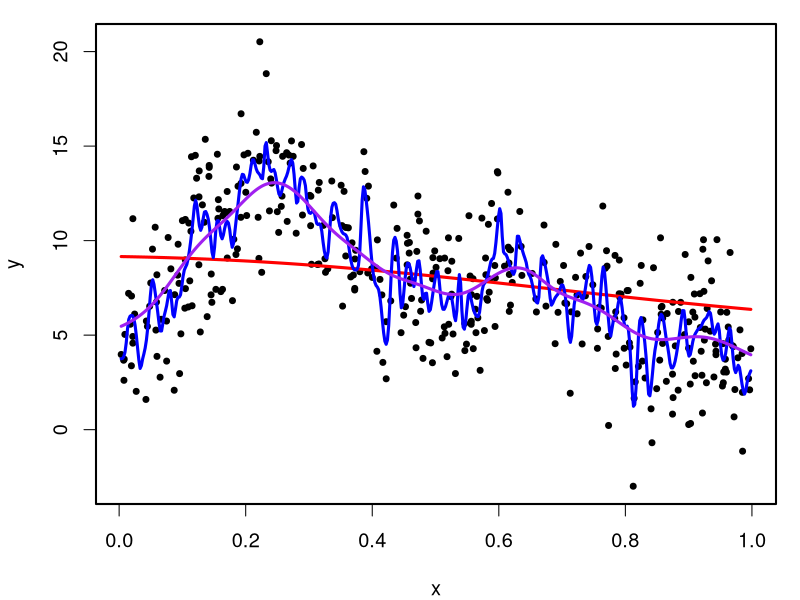
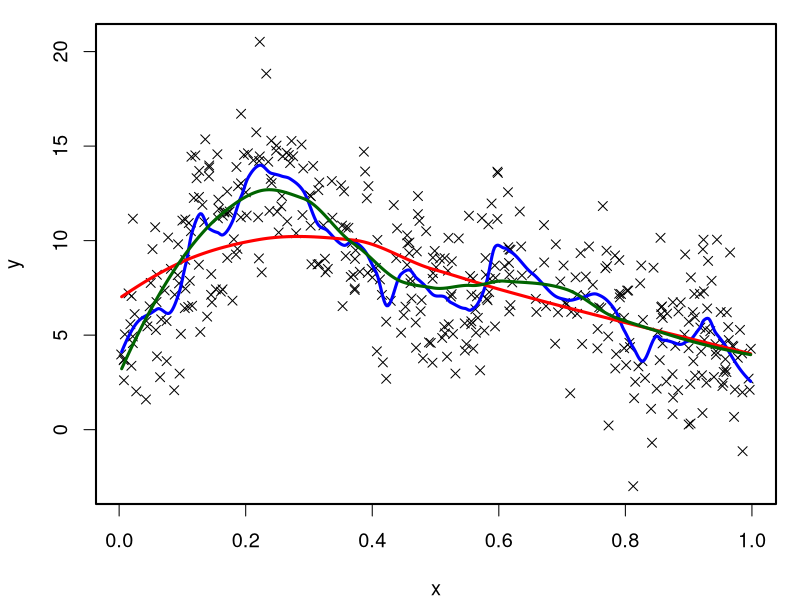
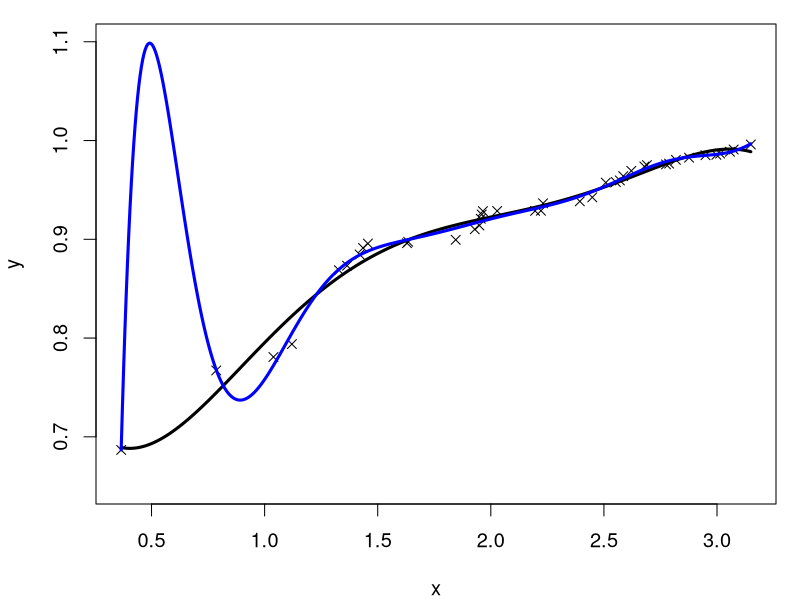
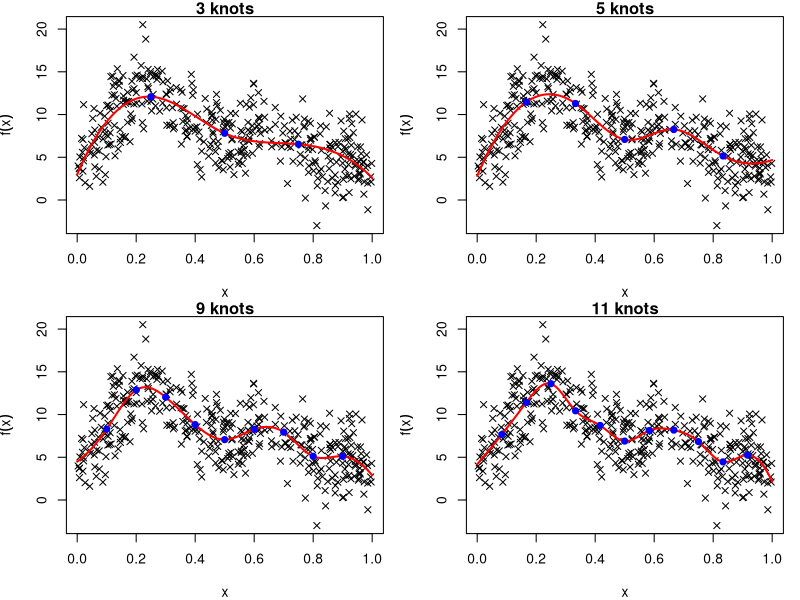

Source code (R) for these figures, in order: (Note: this script raises an error after producing the figures.)
########################################################
### Illusrate scatter plot smoothers (moving average) ##
########################################################

## load the library containing function to simulate appropriate data
library(mgcv) 
## this ensures the same data are simulated every time
set.seed(2) 
## simulate some data, a respose y and some predictors x that are non-lineraly related to y
dat <- gamSim(1,n=400,dist="normal",scale=2)
## Set up plotting parameters
#x11(width=8,height=6)
par(mar = c(4, 4, 1, 1),cex=1.2,lwd=2)
## Plot y against x
plot(dat$x2,dat$y,pch=20,xlab="x",ylab="y",lwd=1)

## Estimate the relationship using kernel smoothing with bandwidth=1
KS <- ksmooth(dat$x2,dat$y,bandwidth=1,n.points=500,kernel="normal")
## superimpose the kernel smoother estimate on the existing plot
lines(KS$x,KS$y,col="red",lwd=3)
## try smaller bandwidth to increase flexibility
KS <- ksmooth(dat$x2,dat$y,bandwidth=0.01,n.points=500,kernel="normal")
lines(KS$x,KS$y,col="blue",lwd=3)
## try bigger bandwidth as line is too wiggly
KS <- ksmooth(dat$x2,dat$y,bandwidth=0.1,n.points=500,kernel="normal")
lines(KS$x,KS$y,col="purple",lwd=3)
## So bandwidth choice is arbitrary! Would be nice to have a way to estimate that from the data.

## Estimate the relationship using LOESS (localised regression)
plot(dat$x2,dat$y,pch=4,xlab="x",ylab="y",lwd=1)
## The loess fit with span 0.1
L <- loess(y~x2,dat,span=0.1)
## Create a sequence of x values to predict from the LOESS fit
xx <- seq(0,1,len=500)
## Add the LOESS estimate (predictions)
lines(xx,predict(L,newdata=data.frame(x2=xx)),col="blue",lwd=3)
## Increase span as the line seems too wiggly
L <- loess(y~x2,dat,span=1)
lines(xx,predict(L,newdata=data.frame(x2=xx)),col="red",lwd=3)
## Decrease span a bit to get the "bump"
L <- loess(y~x2,dat,span=0.5)
lines(xx,predict(L,newdata=data.frame(x2=xx)),col="darkgreen",lwd=3)






##############################################
### Illusrate the polynomial basis function ##
##############################################

## We will simulate data to illustrate this so we use set.seed to ensure simulated data are same evry time
set.seed(1)
## Simulate an Uniform x on [0,1] and sort the values in ascending order (to create a "relationship").
## (Don't worry about the details of simulating this data, it's just for illustration purposes)
x <- sort(runif(40)*10)^0.5
## Simulate an Uniform x on [0,1] and sort the values in ascending order
y <- sort(runif(40))^0.1
# Plot the data
x11(width=8,height=6)
par(mar = c(4, 4, 1, 1),cex=1.2)
plot(x,y,pch=4,ylim=c(0.65,1.1))

## Fit an order 5 polynomial using linear regression
model <- lm(y~poly(x,5))
## Create a sequence of x values for which to predict from the fitted model
xp <- seq(min(x),max(x),len=500)
## predict from model
preds <- predict(model,newdata=data.frame(x=xp))
## Add the predictions to the plot
lines(xp,preds,lwd=3)

## Now try to increase the order of the polynomial to 10 and see what happens
# Fit the model
model2 <- lm(y~poly(x,10))
# redict from it
preds2 <- predict(model2,newdata=data.frame(x=xp))
# and plot the predicted line
lines(xp,preds2,col="blue",lwd=3)
# which illustrates that polynomial splines can be quite unstable!




###################################################
### Illusrate the cubic spline basis function    ##
### and how this can be fitted as a linear model ##
###################################################
# Simulate some data:
library(mgcv) 
set.seed(2) 
dat <- gamSim(1,n=400,dist="normal",scale=2)
# The covariate x:
x <- dat$x2 
# The response y:
y <- dat$y
# Write two functions, to compute cubic splines as in lecture notes, and create the associated model matrix. 
# I will not expect you to understand what this are doing and I only use them here for illustration. We will 
# be using the function gam() to actually fit models.
rk <- function(x,z){ 
  abs((x-z)^3) 
}
spl.X <- function(x,xk){
  q <- length(xk)+2
  n <- length(x)
  X <- matrix(1,n,q)
  X[,2] <- x
  X[,3:q] <- outer(x,xk,FUN=rk)
  X
}
# Additive model with a cubic spline with 3 knots placed at 0.25, 0.5, 0.75
xk <- c(0.25,0.5,0.75)
X <- spl.X(dat$x2,xk) # Calculate the model matrix
model <- glm(y~X-1,data=dat,family=gaussian) # Fit the model (basically a linear model)
summary(model)
# Now estimate the mean of the model at a fine grid between 0 and 1
xp <- seq(0,1,length=500)
mu_hat <- spl.X(xp,xk)%*%coef(model) ## This is X'beta
par(mfrow=c(2,2))
plot(dat$x2,dat$y,pch=4,lwd=1,main="3 knots",xlab="x",ylab=expression(f(x)))
lines(xp,mu_hat,col="red",lwd=2)
points(xk,spl.X(xk,xk)%*%coef(model),col="blue",pch=19) # indicate where the knots are
# Increase the number of knots to 5
xk <- 1*((1:5)/6) ## 5 knots
X <- spl.X(dat$x2,xk) # model matrix
model <- glm(y~X-1,data=dat,family=gaussian)
mu_hat <- spl.X(xp,xk)%*%coef(model) ## This is X'beta
plot(dat$x2,dat$y,pch=4,lwd=1,main="5 knots",xlab="x",ylab=expression(f(x)))
lines(xp,mu_hat,col="red",lwd=2)
points(xk,spl.X(xk,xk)%*%coef(model),col="blue",pch=19)
# Increase the number of knots to 9
xk <- 1*((1:9)/10) ## 9 knots
X <- spl.X(dat$x2,xk)
model <- lm(y~X-1,data=dat)
mu_hat <- spl.X(xp,xk)%*%coef(model) ## This is X'beta
plot(dat$x2,dat$y,pch=4,lwd=1,main="9 knots",xlab="x",ylab=expression(f(x)))
lines(xp,mu_hat,col="red",lwd=2)
points(xk,spl.X(xk,xk)%*%coef(model),col="blue",pch=19)
xk <- 1*((1:11)/12) ## 11 knots
X <- spl.X(dat$x2,xk)
model <- lm(y~X-1,data=dat)
mu_hat <- spl.X(xp,xk)%*%coef(model) ## This is X'beta
plot(dat$x2,dat$y,pch=4,lwd=1,main="11 knots",xlab="x",ylab=expression(f(x)))
lines(xp,mu_hat,col="red",lwd=2)
points(xk,spl.X(xk,xk)%*%coef(model),col="blue",pch=19)





##############################################################
### Revisit question 2 on sheet 1 and fit as Additive Model ##
##############################################################

# View the data
nlmodel[1:20,]

# Recall, this data are 100 obs from the model y~N(mu,sig^2)
# where mu = (theta1*x)/(theta2 + x)

# Set up plot parameters for nicer looking plot
x11(width=8,height=6)
par(mar = c(4, 4, 1, 1),cex=1.2,lwd=2)
plot(y~x,data=nlmodel,pch=20)

# Estimates from fitting model using nlm where
theta1 <- 214.6501
theta2 <- 0.0635

# Add estimated line
xx <- seq(0,1,len=200) ## a sequence of x values on which to produce fitted values
yfit <- (theta1*xx)/(theta2 + xx) ## compute fitted values
lines(xx, yfit,lwd=2,col="red") ## add the estimated line

## Now fit using additive model

# load mgcv library
library(mgcv)
# Fit the model y~N(mu,sig^2) where mu = beta0 + f(x).
# Assume a cubic spline basis representation for f(x).
# Set the rank (basis dimension) of mu to be 4 (1 parameter for the intercept and 3 for f(x)).
# We can think of the rank as the total number of "beta" parameters in the model. I.e. this model
# has four parameters to estimate how the mean depeds on x using a smooth line.
Amodel <- gam(y~s(x,k=4,bs="cs"),data=nlmodel,family=gaussian(link="identity"))
summary(Amodel)

## Let's look at what's inside the fitted model
# Estimate of sig^2
Amodel$sig2
# The rank of f(x)
Amodel$rank
# The beta estimates
Amodel$coefficients
# Estimate of the smoothing parameter
Amodel$sp

## Produce fitted line from this model using perdict
yfitAM <- predict(Amodel,newdata=data.frame(x=xx))
lines(xx, yfitAM,lwd=2,col="blue") ## add the estimated line
## Looks like we could do with a bit more flexibility

## What about the rank of the model being large enough? 
## We can use gam.check() to check this
## and also look at residual plots
x11()
par(mfrow=c(2,2))
gam.check(Amodel,pch=20)
# k' is very close to edf so might need to increase the rank (equiv, k-index is less than 1)

## So, increase the rank to 10. This is equivalent to having 9 parameters in the smooth function. Remember that
## the idea is to have a number that is larger than we think reasonable and the smoothing parameter will ensure
## this is appropriately penalised.
Amodel2 <- gam(y~s(x,k=10,bs="cs"),data=nlmodel,family=gaussian(link="identity"))
# Produce fitted line from this model using perdict
yfitAM2 <- predict(Amodel2,newdata=data.frame(x=xx))
x11()
par(mar = c(4, 4, 1, 1),cex=1.2,lwd=2)
plot(y~x,data=nlmodel,pch=20)
lines(xx, yfit,lwd=2,col="red") ## add the estimated line from original model
lines(xx, yfitAM,lwd=2,col="blue") ## add the estimated line from Amodel
lines(xx, yfitAM2,lwd=2,col="purple") ## add the estimated line from Amodel2
legend("bottomright",c("Original","Amodel","Amodel2"),lty=c(1,1,1),col=c("red","blue","purple"))
# Looks like a better fit, would still need to use gam.check to ensure we have a big enough rank.

### Illustrate inference and effective degrees of freedom

## Go back to Amodel and check what the effective degrees of freedom are for each coefficient
Amodel$edf
# All of these look very close to 1 so maybe we need a few more knots (increase the rank)
# The model degrees of freedom (analogous to n-p-1 in GLMs) is
Amodel$df.residual
# which is the same as
100 - sum(Amodel$edf) ## (where n=100)

## So conditional on the smoothing parametere estimates, we could now do a deviance goodness of fit test
## exactly as in GLMs (although don't need to for a Gaussian of course). The scaled deviance should be chi-sq.
sc.deviance <- Amodel$deviance/Amodel$sig2
sc.deviance
Amodel$df.residual
pchisq(sc.deviance,Amodel$df.residual,lower.tail=F)
## So model is good fit CONDITIONAL ON PENALTY PARAMETERS. Of course we didn't need to do this since the
## Gaussian has a dispersion parameter so it will always fit! Would still need to do this test if the model
## was Poisson or Binomial.






###########################################################
### Revisit question 5 on sheet 1 and fit as Poisson GAM ##
###########################################################

# Plot the data
x11(width=8,height=6)
par(mar = c(4, 4, 1, 1),cex=1.2,lwd=2)
plot(cases~date,data=aids,pch=20)

## Fit Poisson GAM with a cubic spline for time with rank 4
model <- gam(cases~s(date,k=4,bs="cs"),data=aids,family=poisson(link="log"))
x11()
par(mfrow=c(2,2))
gam.check(model,pch=20)
## The edf is very close to k' so probably best to icrease the rank.

model2 <- gam(cases~s(date,k=10,bs="cs"),data=aids,family=poisson(link="log"))
x11()
par(mfrow=c(2,2))
gam.check(model2,pch=20)
## Not such a good fit, but at least we have enough degrees of freedom

## Produce estimates of the fitted line along with confidence intervals (CIs)
## sequence of time values to predict on
pred_x <- seq(min(aids$date),max(aids$date),len=100)
# Now predict the LINEAR PREDICTOR and get its standard errors. The linear predictor
# is of course Gaussian so we will calculate CIs and then exponentiate those
preds <- predict(model,newdata=data.frame(date=pred_x),
                 se.fit=T,type="link")
x11(width=8,height=6)
par(mfrow=c(1,1),mar = c(4, 4, 1, 1),cex=1.2,lwd=2)
plot(cases ~ date,data=aids,pch=20)
lines(pred_x,exp(preds$fit),col="blue",lwd=2)
lines(pred_x,exp(preds$fit+1.96*preds$se.fit),col="blue",lwd=2,lty=2)
lines(pred_x,exp(preds$fit-1.96*preds$se.fit),col="blue",lwd=2,lty=2)

## However, we forgot something impotant! It's a Poisson GAM so does it fit (conditional on penalty estimates)?
model$deviance
model$df.residual
pchisq(model$deviance,model$df.residual,lower.tail=F)
# It does not! So need alternative formulation to make it fit. (see question 5 on sheet 1)






####################################
### Play with rent data in Munich ##
####################################
munichrent[1:20,]

# Fit a linear model
model1 <- lm(rent~yearc+location+yearc:location,data=munichrent)
summary(model1)
## Check residuals
x11(width=16,height=6)
par(mfrow=c(1,2),mar = c(4, 4, 1, 1),cex=1.2,lwd=2)
plot(model1,1,pch=20)
plot(model1,2,pch=20)
# Heavily skewed standardised deviance residuals. Also, rent takes only positive values so fit a 
# Gamma GLM with identity link

model2 <- glm(rent~yearc+location+yearc:location,data=munichrent,
              family=Gamma(link="identity"))
summary(model2)
## Check residuals
x11(width=16,height=6)
par(mfrow=c(1,2),mar = c(4, 4, 1, 1),cex=1.2,lwd=2)
plot(model2,1,pch=20)
plot(model2,2,pch=20)
## Look at predicted values for each location
years <- 1918:1997
loc1 <- predict(model2,newdata=data.frame(yearc=years,location=as.factor(1)),se.fit=T)
loc2 <- predict(model2,newdata=data.frame(yearc=years,location=as.factor(2)),se.fit=T)
loc3 <- predict(model2,newdata=data.frame(yearc=years,location=as.factor(3)),se.fit=T)
x11(width=8,height=6)
par(mar = c(4, 4, 1, 1),cex=1.2,lwd=2)
plot(years,loc1$fit,type="l",ylim=c(320,900),xlab="time (years)",ylab="mean rent")
lines(years,loc1$fit+1.96*loc1$se.fit,lty=2,lwd=1)
lines(years,loc1$fit-1.96*loc1$se.fit,lty=2,lwd=1)
lines(years,loc2$fit,col="red")
lines(years,loc2$fit+1.96*loc2$se.fit,lty=2,lwd=1,col="red")
lines(years,loc2$fit-1.96*loc2$se.fit,lty=2,lwd=1,col="red")
lines(years,loc3$fit,col="blue")
lines(years,loc3$fit+1.96*loc3$se.fit,lty=2,lwd=1,col="blue")
lines(years,loc3$fit-1.96*loc3$se.fit,lty=2,lwd=1,col="blue")
legend("topleft",c("Location 1","Location 2","Location 3"),col=c("black","red","blue"),lty=c(1,1,1))
## So average rent seems to go up for all locations, but faster for location 1 and 3. However, why would we think that 
## the increase is linear? Maybe best to try a GAMMA GAM and see if there were any fluctuations in average rent

library(mgcv)
## Interactions with factors in gam() are handled with the "by" argument
model3 <- gam(rent~s(yearc, by=location, k=10),data=munichrent, 
              family=Gamma(link="identity"))
x11()
par(mfrow=c(2,2))
gam.check(model3,pch=20)
## So need a few more degrees of freedom. After trial and error, settle to k=30
model3 <- gam(rent~s(yearc, by=location, k=30),data=munichrent, 
              family=Gamma(link="identity"))
x11()
par(mfrow=c(2,2))
gam.check(model3,pch=20)
summary(model3)

## Now plot the fitted values
pred1 <- predict(model3,newdata=data.frame(yearc=years,location=1),se.fit=T)
pred2 <- predict(model3,newdata=data.frame(yearc=years,location=2),se.fit=T)
pred3 <- predict(model3,newdata=data.frame(yearc=years,location=3),se.fit=T)
x11(width=8,height=6)
par(mar = c(4, 4, 1, 1),cex=1.2,lwd=2)
plot(years,pred1$fit,type="l",ylim=c(0,1100))
lines(years,pred1$fit+2*pred1$se.fit,lty=2,lwd=1) ## approx. conf. int.
lines(years,pred1$fit-2*pred1$se.fit,lty=2,lwd=1) ## approx. conf. int.
lines(years,pred2$fit,col="red")
lines(years,pred2$fit+2*pred1$se.fit,lty=2,col="red",lwd=1) ## approx. conf. int.
lines(years,pred2$fit-2*pred1$se.fit,lty=2,col="red",lwd=1) ## approx. conf. int.
lines(years,pred3$fit,col="blue")
lines(years,pred3$fit+2*pred1$se.fit,lty=2,col="blue",lwd=1) ## approx. conf. int.
lines(years,pred3$fit-2*pred1$se.fit,lty=2,col="blue",lwd=1) ## approx. conf. int.
legend("topleft",c("Location 1","Location 2","Location 3"),lty=c(1,1,1),col=c("black","red","blue"))

## Clearly the link function needs to be changed as we are getting nonsensical values
model3 <- gam(rent~s(yearc, by=location, k=20),data=munichrent, 
              family=Gamma(link="log"))
x11()
par(mfrow=c(2,2))
gam.check(model3,pch=20)
pred1 <- predict(model3,newdata=data.frame(yearc=years,location=1),se.fit=T)
pred2 <- predict(model3,newdata=data.frame(yearc=years,location=2),se.fit=T)
pred3 <- predict(model3,newdata=data.frame(yearc=years,location=3),se.fit=T)
x11(width=8,height=6)
par(mar = c(4, 4, 1, 1),cex=1.2,lwd=2)
plot(years,exp(pred1$fit),type="l",ylim=c(0,1100))
lines(years,exp(pred1$fit+2*pred1$se.fit),lty=2,lwd=1) ## approx. conf. int.
lines(years,exp(pred1$fit-2*pred1$se.fit),lty=2,lwd=1) ## approx. conf. int.
lines(years,exp(pred2$fit),col="red")
lines(years,exp(pred2$fit+2*pred1$se.fit),lty=2,col="red",lwd=1) ## approx. conf. int.
lines(years,exp(pred2$fit-2*pred1$se.fit),lty=2,col="red",lwd=1) ## approx. conf. int.
lines(years,exp(pred3$fit),col="blue")
lines(years,exp(pred3$fit+2*pred1$se.fit),lty=2,col="blue",lwd=1) ## approx. conf. int.
lines(years,exp(pred3$fit-2*pred1$se.fit),lty=2,col="blue",lwd=1) ## approx. conf. int.
legend("topleft",c("Location 1","Location 2","Location 3"),lty=c(1,1,1),col=c("black","red","blue"))


model3 <- gam(rent~s(yearc, by=location, k=5),data=munichrent, 
              family=Gamma(link="log"))
x11()
par(mfrow=c(2,2))
gam.check(model3,pch=20)
pred1 <- predict(model3,newdata=data.frame(yearc=years,location=1),se.fit=T)
pred2 <- predict(model3,newdata=data.frame(yearc=years,location=2),se.fit=T)
pred3 <- predict(model3,newdata=data.frame(yearc=years,location=3),se.fit=T)
x11(width=8,height=6)
par(mar = c(4, 4, 1, 1),cex=1.2,lwd=2)
plot(years,exp(pred1$fit),type="l",ylim=c(0,1100))
lines(years,exp(pred1$fit+2*pred1$se.fit),lty=2,lwd=1) ## approx. conf. int.
lines(years,exp(pred1$fit-2*pred1$se.fit),lty=2,lwd=1) ## approx. conf. int.
lines(years,exp(pred2$fit),col="red")
lines(years,exp(pred2$fit+2*pred1$se.fit),lty=2,col="red",lwd=1) ## approx. conf. int.
lines(years,exp(pred2$fit-2*pred1$se.fit),lty=2,col="red",lwd=1) ## approx. conf. int.
lines(years,exp(pred3$fit),col="blue")
lines(years,exp(pred3$fit+2*pred1$se.fit),lty=2,col="blue",lwd=1) ## approx. conf. int.
lines(years,exp(pred3$fit-2*pred1$se.fit),lty=2,col="blue",lwd=1) ## approx. conf. int.
legend("topleft",c("Location 1","Location 2","Location 3"),lty=c(1,1,1),col=c("black","red","blue"))